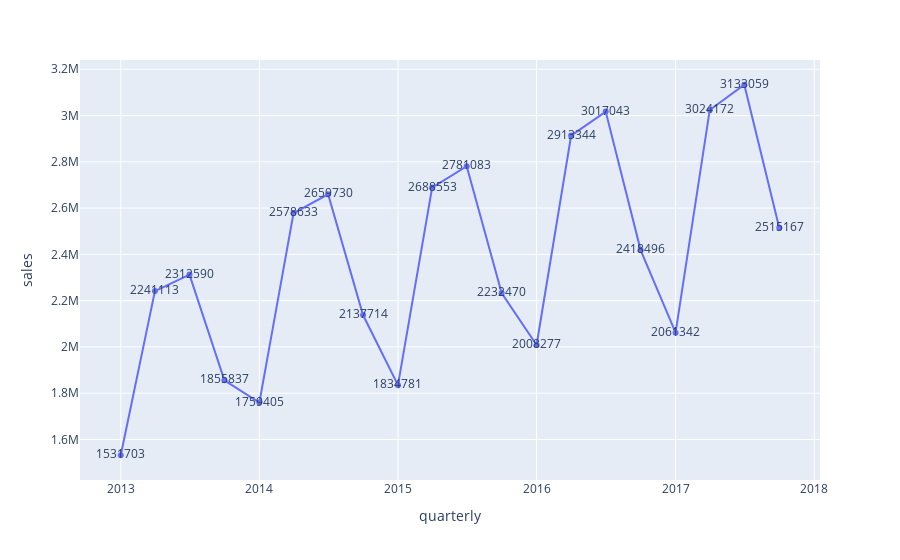

Notebook source saved alongside this figure:
### Code cell
px.line(all_monthQ, x="quarterly", y="sales", text="sales")

### Figure 1 — Plotly figure (JSON) as saved in the notebook; plotly's stock layout.template omitted (floating-point values rounded to 4 significant figures)
{"data": [{"hovertemplate": "quarterly=%{x}<br>sales=%{text}<extra></extra>", "legendgroup": "", "line": {"color": "#636efa", "dash": "solid"}, "marker": {"symbol": "circle"}, "mode": "markers+lines+text", "name": "", "orientation": "v", "showlegend": false, "text": [1531703, 2241113, 2312590, 1855837, 1759405, 2578633, 2659730, 2137714, 1834781, 2688553, 2781083, 2232470, 2008277, 2913344, 3017043, 2418496, 2061342, 3024172, 3133059, 2515167], "type": "scatter", "x": ["2013-01-01T00:00:00", "2013-04-01T00:00:00", "2013-07-01T00:00:00", "2013-10-01T00:00:00", "2014-01-01T00:00:00", "2014-04-01T00:00:00", "2014-07-01T00:00:00", "2014-10-01T00:00:00", "2015-01-01T00:00:00", "2015-04-01T00:00:00", "2015-07-01T00:00:00", "2015-10-01T00:00:00", "2016-01-01T00:00:00", "2016-04-01T00:00:00", "2016-07-01T00:00:00", "2016-10-01T00:00:00", "2017-01-01T00:00:00", "2017-04-01T00:00:00", "2017-07-01T00:00:00", "2017-10-01T00:00:00"], "xaxis": "x", "y": [1531703, 2241113, 2312590, 1855837, 1759405, 2578633, 2659730, 2137714, 1834781, 2688553, 2781083, 2232470, 2008277, 2913344, 3017043, 2418496, 2061342, 3024172, 3133059, 2515167], "yaxis": "y"}], "layout": {"legend": {"tracegroupgap": 0}, "margin": {"t": 60}, "xaxis": {"anchor": "y", "domain": [0, 1], "title": {"text": "quarterly"}}, "yaxis": {"anchor": "x", "domain": [0, 1], "title": {"text": "sales"}}}}
